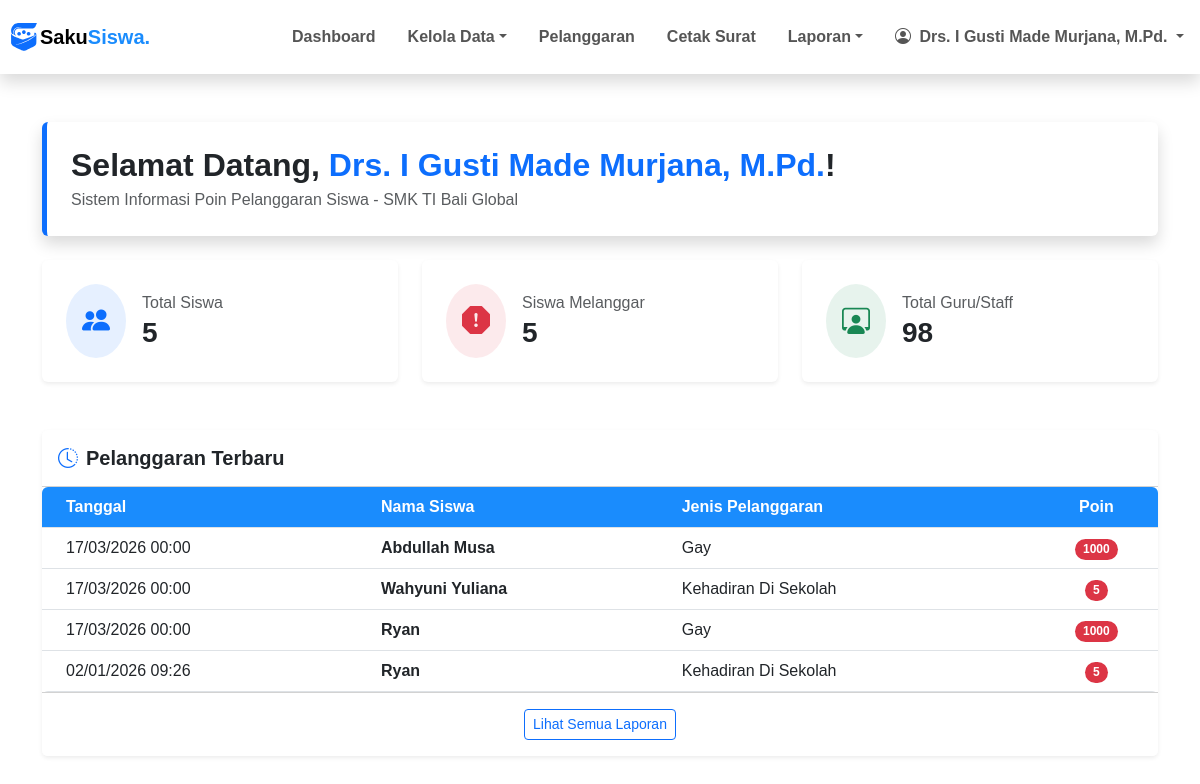
Screenshot of /pages/dashboard.php (signed in) with the database file from the repository.
### tables this page shows
CREATE TABLE `pelanggaran_siswa` (
  `id_pelanggaran_siswa` int NOT NULL,
  `tanggal` datetime DEFAULT NULL,
  `nis` char(5) DEFAULT NULL,
  `id_jenis_pelanggaran` int DEFAULT NULL,
  `keterangan` text
);

CREATE TABLE `siswa` (
  `nis` char(5) NOT NULL,
  `nama_siswa` varchar(50) DEFAULT NULL,
  `jenis_kelamin` enum('Laki - Laki','Perempuan') DEFAULT NULL,
  `alamat` varchar(100) DEFAULT NULL,
  `password` varchar(70) DEFAULT NULL,
  `status_siswa` enum('aktif','tidak_aktif','lulus','pindah') DEFAULT NULL,
  `id_ortu_wali` int DEFAULT NULL,
  `id_kelas` int DEFAULT NULL
);

CREATE TABLE `jenis_pelanggaran` (
  `id_jenis_pelanggaran` int NOT NULL,
  `jenis` varchar(50) DEFAULT NULL,
  `poin` int DEFAULT NULL
);

### pages/dashboard.php (the view, shortened to what this page needs)
<?php
include ROOTPATH . "/config/config.php";
include ROOTPATH . "/includes/header.php";
$role = $_SESSION['user_role'] ?? $_SESSION['role'] ?? 'guru';
$nama_user = $_SESSION['nama_pengguna'] ?? 'Pengguna';
?>
<div class="container py-5">
    <div class="row mb-4">
        <div class="col-12">
            <div class="welcome-banner p-4 rounded shadow bg-white border-start border-primary border-5">
                <h2 class="fw-bold mb-1">Selamat Datang, <span class="text-primary"><?= htmlspecialchars($nama_user) ?></span>!</h2>
                <p class="text-muted mb-0">Sistem Informasi Poin Pelanggaran Siswa - SMK TI Bali Global</p>
            </div>
        </div>
    </div>
    <?php if (in_array($role, ['admin', 'bk', 'manajemen'])): ?>
        <?php
        $total_siswa = mysqli_fetch_assoc(mysqli_query($conn, "SELECT COUNT(*) as total FROM siswa"))['total'];
        $total_guru = mysqli_fetch_assoc(mysqli_query($conn, "SELECT COUNT(*) as total FROM guru"))['total'];
        $total_pelanggar = mysqli_fetch_assoc(mysqli_query($conn, "SELECT COUNT(DISTINCT nis) as total FROM pelanggaran_siswa"))['total'];
        $query_recent = "SELECT ps.tanggal, s.nama_siswa, jp.jenis, jp.poin
                        FROM pelanggaran_siswa ps
                        JOIN siswa s ON ps.nis = s.nis
                        JOIN jenis_pelanggaran jp ON ps.id_jenis_pelanggaran = jp.id_jenis_pelanggaran
                        ORDER BY ps.tanggal DESC LIMIT 5";
        $result_recent = mysqli_query($conn, $query_recent);
        ?>
        <div class="row g-4 mb-5">
            <div class="col-md-4">
                <div class="card border-0 shadow-sm h-100">
                    <div class="card-body d-flex align-items-center p-4">
                        <div class="bg-primary bg-opacity-10 p-3 rounded-circle me-3">
                            <i class="bi bi-people-fill fs-3 text-primary"></i>
                        </div>
                        <div>
                            <h6 class="text-muted mb-1">Total Siswa</h6>
                            <h3 class="fw-bold mb-0"><?= $total_siswa ?></h3>
                        </div>
                    </div>
                </div>
            </div>
            <div class="col-md-4">
                <div class="card border-0 shadow-sm h-100">
                    <div class="card-body d-flex align-items-center p-4">
                        <div class="bg-danger bg-opacity-10 p-3 rounded-circle me-3">
                            <i class="bi bi-exclamation-octagon-fill fs-3 text-danger"></i>
                        </div>
                        <div>
                            <h6 class="text-muted mb-1">Siswa Melanggar</h6>
                            <h3 class="fw-bold mb-0"><?= $total_pelanggar ?></h3>
                        </div>
                    </div>
                </div>
            </div>
            <div class="col-md-4">
                <div class="card border-0 shadow-sm h-100">
                    <div class="card-body d-flex align-items-center p-4">
                        <div class="bg-success bg-opacity-10 p-3 rounded-circle me-3">
                            <i class="bi bi-person-workspace fs-3 text-success"></i>
                        </div>
                        <div>
                            <h6 class="text-muted mb-1">Total Guru/Staff</h6>
                            <h3 class="fw-bold mb-0"><?= $total_guru ?></h3>
                        </div>
                    </div>
                </div>
            </div>
        </div>
        <div class="row">
            <div class="col-12">
                <div class="card border-0 shadow-sm">
                    <div class="card-header bg-white py-3">
                        <h5 class="fw-bold mb-0"><i class="bi bi-clock-history me-2 text-primary"></i>Pelanggaran Terbaru</h5>
                    </div>
                    <div class="card-body p-0">
                        <div class="table-responsive rounded">
                            <table class="table table-hover align-middle mb-0 rounded">
                                <thead class="bg-light">
                                    <tr>
                                        <th class="ps-4">Tanggal</th>
                                        <th>Nama Siswa</th>
                                        <th>Jenis Pelanggaran</th>
                                        <th class="text-center">Poin</th>
                                    </tr>
                                </thead>
                                <tbody>
                                    <?php while($row = mysqli_fetch_assoc($result_recent)): ?>
                                    <tr>
                                        <td class="ps-4"><?= date('d/m/Y H:i', strtotime($row['tanggal'])) ?></td>
                                        <td class="fw-semibold"><?= htmlspecialchars($row['nama_siswa']) ?></td>
                                        <td><?= htmlspecialchars($row['jenis']) ?></td>
                                        <td class="text-center">
                                            <span class="badge bg-danger rounded-pill"><?= $row['poin'] ?></span>
                                        </td>
                                    </tr>
                                    <?php endwhile; ?>
                                </tbody>
                            </table>
                        </div>
                    </div>
                    <div class="card-footer bg-white text-center py-3">
                        <a href="/SistemPoin/pages/laporan/pelanggaran_siswa.php" class="btn btn-sm btn-outline-primary">Lihat Semua Laporan</a>
                    </div>
                </div>
            </div>
        </div>
    <?php endif; ?>
</div>
<?php include ROOTPATH . "/includes/footer.php"; ?>

### assets/css/style.css (style rules this page uses)
.card { transition: transform 0.2s; }
th { background-color: #1a8cfd !important; color: white !important; }
.btn { transition: all 0.4s ease-in-out !important; }

### includes/header.php (style rules this page uses)
body { font-family: 'Poppins', sans-serif !important; overflow-x: hidden; }

### pages/dashboard.php (style rules this page uses)
.welcome-banner { border-left: 5px solid #0d6efd !important; }
.card { transition: transform 0.2s; }

### rows the page displays
pelanggaran_siswa: tanggal "17/03/2026 00:00", siswa.nama_siswa "Abdullah Musa", id_jenis_pelanggaran.jenis "Gay", id_jenis_pelanggaran.poin "1000"
pelanggaran_siswa: tanggal "17/03/2026 00:00", siswa.nama_siswa "Wahyuni Yuliana", id_jenis_pelanggaran.jenis "Kehadiran Di Sekolah", id_jenis_pelanggaran.poin "5"
pelanggaran_siswa: tanggal "17/03/2026 00:00", siswa.nama_siswa "Ryan", id_jenis_pelanggaran.jenis "Gay", id_jenis_pelanggaran.poin "1000"
pelanggaran_siswa: tanggal "02/01/2026 09:26", siswa.nama_siswa "Ryan", id_jenis_pelanggaran.jenis "Kehadiran Di Sekolah", id_jenis_pelanggaran.poin "5"

### other values shown
$_SESSION['nama_pengguna'] "Drs. I Gusti Made Murjana, M.Pd."
$nama_user "Drs. I Gusti Made Murjana, M.Pd."
$total_siswa "5"
$total_pelanggar "5"
$total_guru "98"
